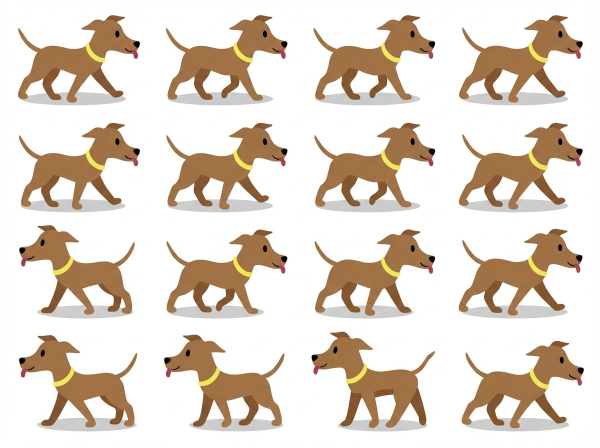
#> input picture portal-v2/Image creation/references/source_screens/ref-walk-16.jpg, 1200 x 896 px (shown at 1/2 size)
$ python extract_pose_grids.py --input ../references/source_screens/ref-walk-16.jpg
#> lines starting #> are read from the running program, lines starting #| are printed output that depends on the picture
#> in process_sheet, img is the input picture: PIL image 1200x896 RGB; mean R, G, B 226.7, 215.5, 203.9
#!/usr/bin/env python3
"""
Extract 3x3 pose cells from puppy reference sheets.

The input screenshots include an outer white border and internal 3x3 layout.
This script trims the white border, slices the grid, and writes one PNG per pose.
"""

from __future__ import annotations

import argparse
from pathlib import Path
from typing import Iterable

from PIL import Image


def non_white_bbox(img: Image.Image, white_threshold: int = 245) -> tuple[int, int, int, int]:
    """Return the bounding box of pixels that are not near-white."""
#> called with white_threshold = 245
    rgb = img.convert("RGB")
    px = rgb.load()
    width, height = rgb.size
#> width = 1200; height = 896

    left = width
#> left = 1200
    right = -1
    top = height
#> top = 896
    bottom = -1

    for y in range(height):
        for x in range(width):
            r, g, b = px[x, y]
            if not (r >= white_threshold and g >= white_threshold and b >= white_threshold):
                left = min(left, x)
                right = max(right, x)
                top = min(top, y)
                bottom = max(bottom, y)

    if right < left or bottom < top:
        raise ValueError("No non-white pixels found; cannot detect artwork bounds.")
    return (left, top, right + 1, bottom + 1)


def split_grid(img: Image.Image, rows: int = 3, cols: int = 3) -> Iterable[tuple[int, int, Image.Image]]:
    """Yield (row, col, cropped_cell) for each grid cell."""
    width, height = img.size
    for row in range(rows):
        y0 = round(row * height / rows)
        y1 = round((row + 1) * height / rows)
        for col in range(cols):
            x0 = round(col * width / cols)
            x1 = round((col + 1) * width / cols)
            yield row + 1, col + 1, img.crop((x0, y0, x1, y1))


def process_sheet(source: Path, output_root: Path) -> None:
    img = Image.open(source)
    bbox = non_white_bbox(img)
#> bbox = (34, 28, 1168, 863)
    cropped = img.crop(bbox)
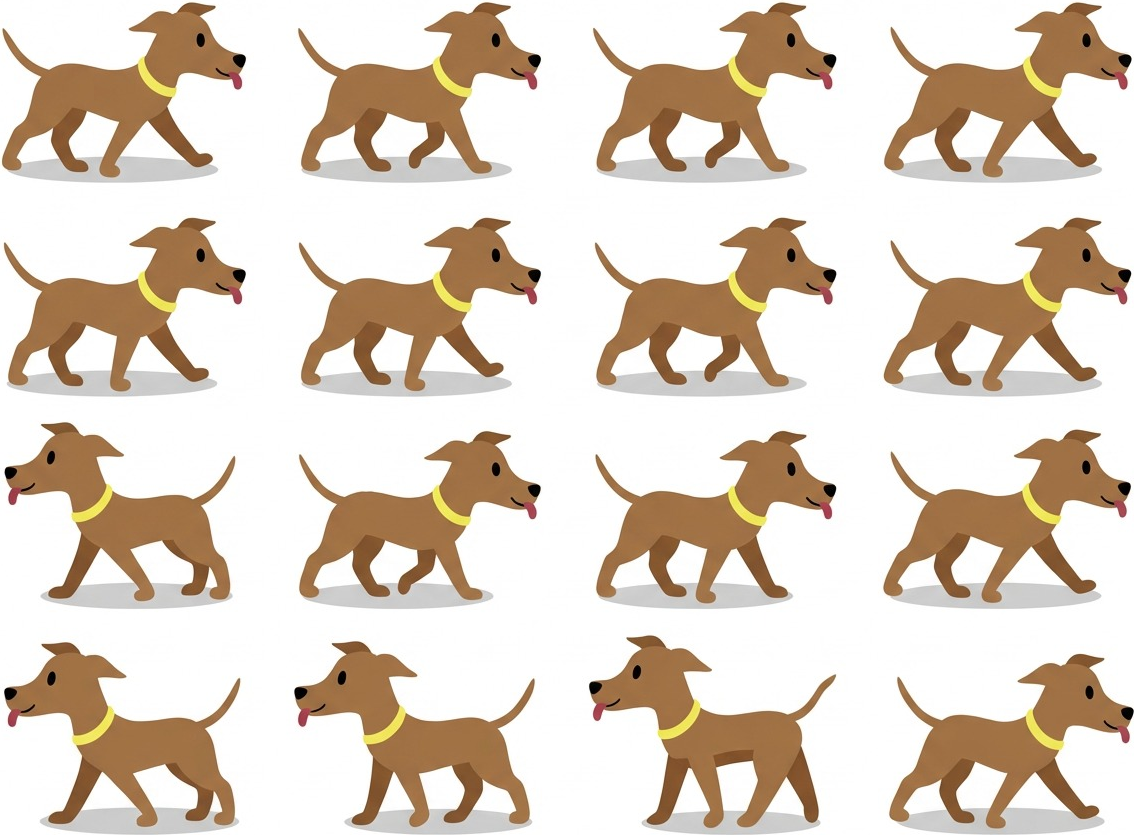
#> cropped: PIL image 1134x835 RGB; mean R, G, B 222.9, 210.2, 197.1

    sheet_name = source.stem
    out_dir = output_root / sheet_name
    out_dir.mkdir(parents=True, exist_ok=True)

    # Save trimmed full sheet for quick visual checks.
    cropped.save(out_dir / f"{sheet_name}-trimmed.png")

    for row, col, cell in split_grid(cropped, rows=3, cols=3):
        cell.save(out_dir / f"pose-r{row}c{col}.png")
#> this loop made 9 passes
#> (row, col) on passes 1 to 9: (1, 1), (1, 2), (1, 3), (2, 1), (2, 2), (2, 3), (3, 1), (3, 2), (3, 3)
#> pass 1, in process_sheet, `cell.save(out_dir / f"pose-r{row}c{col}.png")`:
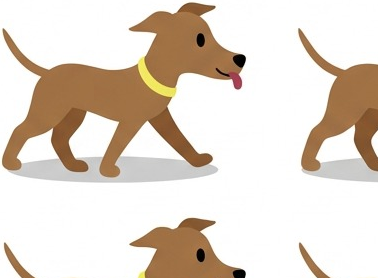
#> saved as pose-r1c1.png: PIL image 378x278 RGB; mean R, G, B 226.5, 215.2, 203.8
#> pass 2, in process_sheet, `cell.save(out_dir / f"pose-r{row}c{col}.png")`:
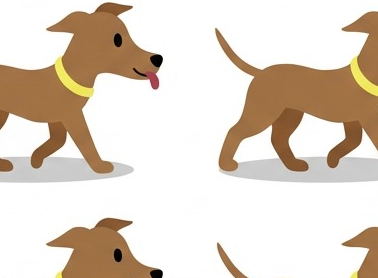
#> saved as pose-r1c2.png: PIL image 378x278 RGB; mean R, G, B 224.8, 212.7, 200


def main() -> None:
    parser = argparse.ArgumentParser(description="Extract 3x3 pose cells from puppy reference sheets.")
    parser.add_argument(
        "--input",
        nargs="+",
        required=True,
        help="Input PNG files (e.g., references/source_screens/ref-01.png).",
    )
    parser.add_argument(
        "--output-root",
        default="references/pose_grids",
        help="Output directory for extracted poses (default: references/pose_grids).",
    )
    args = parser.parse_args()

    output_root = Path(args.output_root)
    output_root.mkdir(parents=True, exist_ok=True)

    for input_path in args.input:
        source = Path(input_path)
        if not source.exists():
            raise FileNotFoundError(f"Input file not found: {source}")
        process_sheet(source, output_root)


if __name__ == "__main__":
    main()
